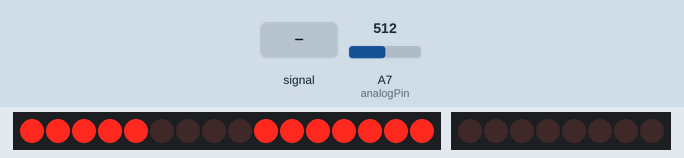
The sketch below on a simulated Arduino Nano, built with avr-gcc and run on an emulated ATmega328P. Shown: 16 shift-register outputs drawn as a row of LEDs (first output left, lit = HIGH), 8 shift-register outputs drawn as a row of LEDs (first output left, lit = HIGH). Wiring (inferred from the names in the program): 2 × shift register (74HC595): data pin 1; shift clock pin 2; latch pin 3; shift register (74HC595): data pin 0; shift clock pin 8. Wiring (inferred from the signals the program sends): 2 × row of LEDs: on Q0, Q1, Q2, Q3, Q4, Q5, Q6, Q7, Q8, Q9, Q10, Q11, Q12, Q13, Q14, Q15 / on Q0, Q1, Q2, Q3, Q4, Q5, Q6, Q7. The test bench sets the inputs (shaded band); at power-on: A7 (analogPin) = 512.

Above: at 1.2 s.
1.3 s: A7 (analogPin) fed a 2 Hz sine of ±306 counts around its level
At 1.68 s:
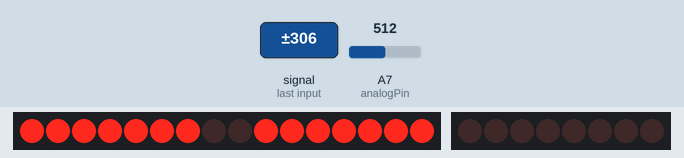
3.0 s: A7 (analogPin) set to 900
At 3.3 s:
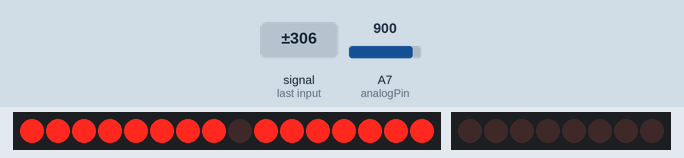
4.5 s: A7 (analogPin) set to 122
At 5.2 s:
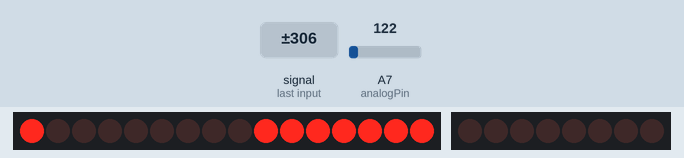
6.0 s: A7 (analogPin) set to 306
At 6.8 s:
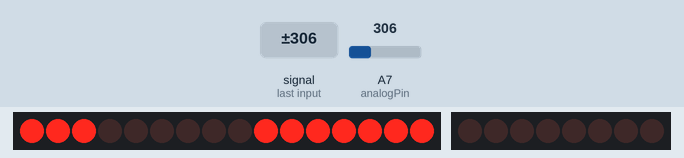
7.5 s: A7 (analogPin) set to 511
At 7.9 s:
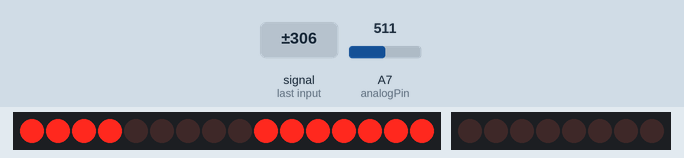
Timing chart, 0 to 10.0 s (numbered marks = the images above; inputs shaded):
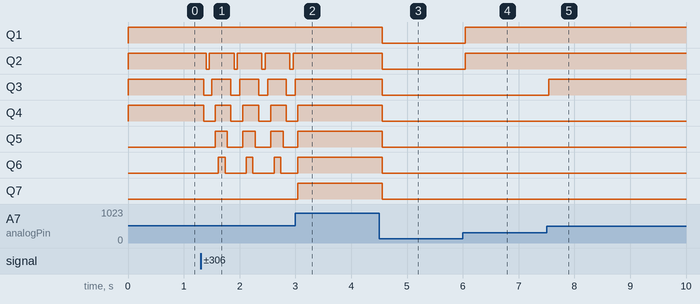

Measured:
- after the input at 1.3 s, Q2: alternates HIGH for 0.44 s and LOW for 0.06 s, starting after 0.10 s; Q3: alternates HIGH for 0.34 s and LOW for 0.16 s, starting after 0.06 s
- after the input at 4.5 s, Q1–7: HIGH → LOW after 0.06 s
- after the input at 6.0 s, Q1, Q2: LOW → HIGH at once
- after the input at 7.5 s, Q3: LOW → HIGH at once

The sketch:

MatrixEqV2.ino
```cpp
uint8_t analogPin = A7; // read from multiplexer using analog input 0
uint8_t strobePin = 8; // strobe is attached to digital pin 2
uint8_t resetPin = 0; // reset is attached to digital pin 3
int spectrumValue[7]; // to hold a2d values
uint8_t data = 1;        // DA: SER IN (Serial Input)
uint8_t clk = 2;         // CK: SRCK (Shift Register cloCK)
uint8_t latch = 3;       // LA: RCK (Register Clock)
uint8_t rowData = 0x01;
uint8_t colData [] = {0x80, 0xC0, 0xE0, 0xF0, 0xF8, 0xFC, 0xFE, 0xFF};

void setup()
{
  //  Serial.begin(9600);
  pinMode(analogPin, INPUT);
  pinMode(strobePin, OUTPUT);
  pinMode(resetPin, OUTPUT);
  analogReference(DEFAULT);
  pinMode(data, OUTPUT);
  pinMode(clk, OUTPUT);
  pinMode(latch, OUTPUT);
  digitalWrite(resetPin, LOW);
  digitalWrite(strobePin, HIGH);
}

void loop()
{
  digitalWrite(resetPin, HIGH);
  digitalWrite(resetPin, LOW);
  for (uint8_t i = 0; i < 7; i++)
  {
    digitalWrite(strobePin, LOW);
    delayMicroseconds(30); // to allow the output to settle
    spectrumValue[i] = analogRead(analogPin);
    digitalWrite(latch, LOW);
    shiftOut(data, clk, LSBFIRST, rowData<<i);
    shiftOut(data, clk, LSBFIRST, colData[spectrumValue[i] >> 7]);
    digitalWrite(latch, HIGH);
    digitalWrite(strobePin, HIGH);
  }
}
```
